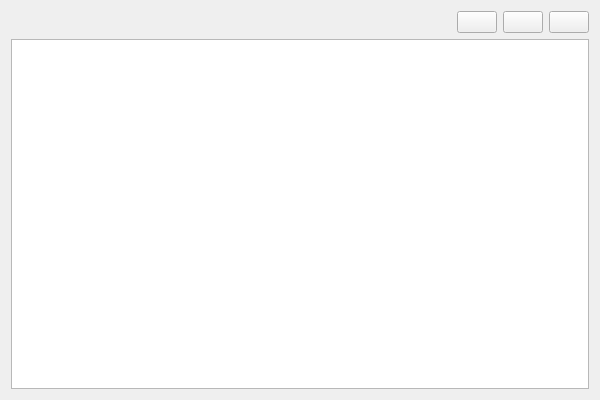
<?xml version="1.0" encoding="UTF-8"?>
<ui version="4.0">
 <class>YGameProfileWidgetClass</class>
 <widget class="QWidget" name="YGameProfileWidgetClass">
  <property name="geometry">
   <rect>
    <x>0</x>
    <y>0</y>
    <width>600</width>
    <height>400</height>
   </rect>
  </property>
  <property name="windowTitle">
   <string>YGameProfileWidget</string>
  </property>
  <layout class="QVBoxLayout" name="verticalLayout">
   <item>
    <layout class="QHBoxLayout" name="horizontalLayout">
     <item>
      <spacer name="horizontalSpacer">
       <property name="orientation">
        <enum>Qt::Orientation::Horizontal</enum>
       </property>
       <property name="sizeHint" stdset="0">
        <size>
         <width>40</width>
         <height>20</height>
        </size>
       </property>
      </spacer>
     </item>
     <item>
      <widget class="QPushButton" name="PushButtonEdit">
       <property name="toolTip">
        <string>编辑游戏简介</string>
       </property>
       <property name="text">
        <string/>
       </property>
       <property name="icon">
        <iconset resource="../Res.qrc">
         <normaloff>:/Icons/Resource/Icons/note-pencil-duotone.svg</normaloff>:/Icons/Resource/Icons/note-pencil-duotone.svg</iconset>
       </property>
       <property name="iconSize">
        <size>
         <width>32</width>
         <height>32</height>
        </size>
       </property>
      </widget>
     </item>
     <item>
      <widget class="QPushButton" name="PushButtonDelete">
       <property name="toolTip">
        <string>删除游戏简介</string>
       </property>
       <property name="text">
        <string/>
       </property>
       <property name="icon">
        <iconset resource="../Res.qrc">
         <normaloff>:/Icons/Resource/Icons/file-x-duotone.svg</normaloff>:/Icons/Resource/Icons/file-x-duotone.svg</iconset>
       </property>
       <property name="iconSize">
        <size>
         <width>32</width>
         <height>32</height>
        </size>
       </property>
      </widget>
     </item>
     <item>
      <widget class="QPushButton" name="PushButtonAdd">
       <property name="toolTip">
        <string>添加游戏简介</string>
       </property>
       <property name="text">
        <string/>
       </property>
       <property name="icon">
        <iconset resource="../Res.qrc">
         <normaloff>:/Icons/Resource/Icons/file-plus-duotone.svg</normaloff>:/Icons/Resource/Icons/file-plus-duotone.svg</iconset>
       </property>
       <property name="iconSize">
        <size>
         <width>32</width>
         <height>32</height>
        </size>
       </property>
      </widget>
     </item>
    </layout>
   </item>
   <item>
    <widget class="QListView" name="ProfileListView">
     <property name="flow">
      <enum>QListView::Flow::LeftToRight</enum>
     </property>
     <property name="isWrapping" stdset="0">
      <bool>true</bool>
     </property>
     <property name="viewMode">
      <enum>QListView::ViewMode::IconMode</enum>
     </property>
    </widget>
   </item>
  </layout>
 </widget>
 <layoutdefault spacing="6" margin="11"/>
 <resources>
  <include location="../Res.qrc"/>
 </resources>
 <connections/>
</ui>
